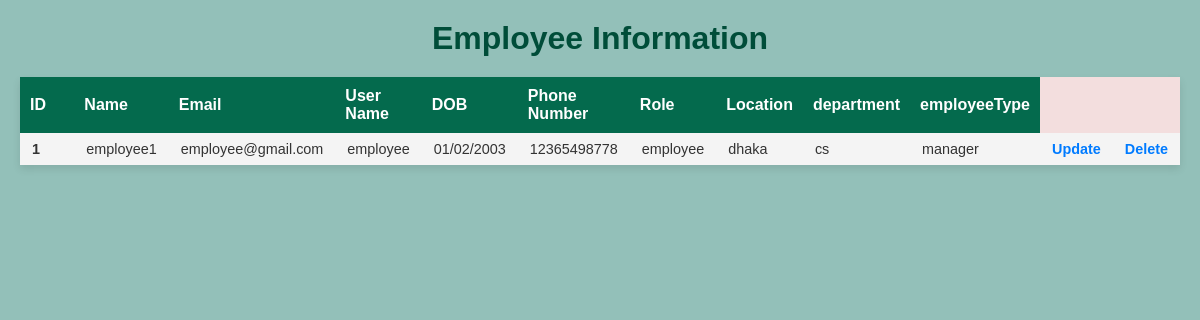
/Employee/view/show_user.php, run on an earlier commit of the app's database.
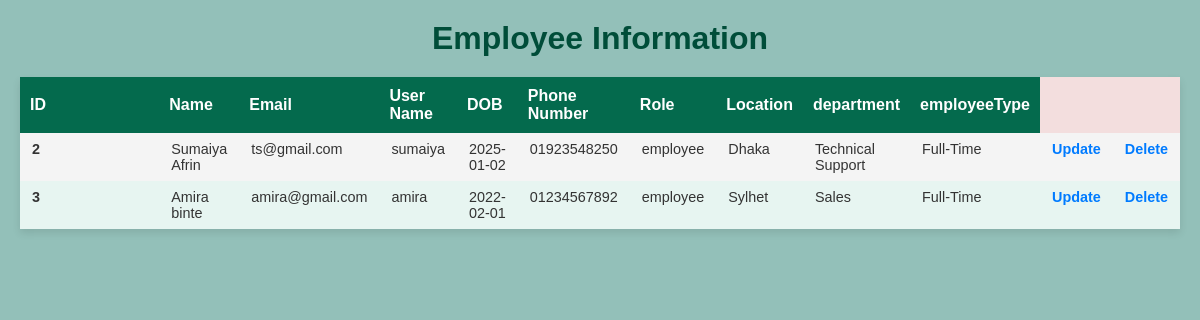
And on a later commit of the database.
### tables this page shows
CREATE TABLE `employee` (
  `employee_Id` int(100) NOT NULL,
  `name` text NOT NULL,
  `email` varchar(100) NOT NULL,
  `username` varchar(100) NOT NULL,
  `password` varchar(200) NOT NULL,
  `role` varchar(100) NOT NULL DEFAULT 'employee',
  `DOB` varchar(100) NOT NULL,
  `phoneNumber` varchar(100) NOT NULL,
  `employee_role` varchar(200) NOT NULL,
  `department` varchar(100) NOT NULL,
  `location` varchar(200) NOT NULL,
  `employeeType` varchar(100) NOT NULL,
  `status` varchar(100) NOT NULL DEFAULT 'waiting'
);

### Employee/database/db.php (called while the page is built, shortened)
<?php
class myDB{
    function showAll($tableName,$connectionObject){
        $sql = "SELECT * FROM $tableName";
        $resutlts = $connectionObject->query($sql);
        return $resutlts;
    }
}
?>

### Employee/control/show_user_control.php (the view)
<?php
include '../database/db.php';
echo "<h1>Employee Information</h1>";
$mydb = new myDB();
$conobj = $mydb->openCon();
$results =$mydb->showAll("employee",$conobj);
if ($results->num_rows > 0) {
    echo "<table class='show_table'>";
    echo "<thead>
            <tr class='table_head'>
                <th>ID</th>
                <th>Name</th>
                <th>Email</th>
                <th>User Name</th>
                <th>DOB</th>
                <th>Phone Number</th>
                <th>Role</th>
                <th>Location</th>
                <th>department</th>
                <th>employeeType</th>
            </tr>
        </thead>";
    echo "<tbody>";
    foreach ($results as $data) {
        echo "<tr class='table_row'>";
        echo "<td>" . $data['employee_Id'] . "</td>";
        echo "<td>" . $data['name'] . "</td>";
        echo "<td>" . $data['email'] . "</td>";
        echo "<td>" . $data['username'] . "</td>";
        echo "<td>" . $data['DOB'] . "</td>";
        echo "<td>" . $data['phoneNumber'] . "</td>";
        echo "<td>" . $data['role'] . "</td>";
        echo "<td>" . $data['location'] . "</td>";
        echo "<td>" . $data['department'] . "</td>";
        echo "<td>" . $data['employeeType'] . "</td>";
        echo "<td><a href='../view/update_user.php?id=" . $data["employee_Id"] . "'>Update</a></td>";
        echo "<td><a href='../view/update_user.php?id=" . $data["employee_Id"] . "'>Delete</a></td>";
        echo "</tr>";
    }
    echo "</tbody>";
    echo "</table>";
} else {
    echo "No records found.";
}
?>

### Employee/view/show_user.php (shortened to what this page needs)
<?php
include '../control/show_user_control.php';
?>
<!DOCTYPE html>
<html lang="en">
<head>
    <link rel="stylesheet" href="../styles/styles.css">
</head>
<body>
</body>
</html>

### Employee/styles/styles.css (style rules this page uses)
body { font-family: Arial, sans-serif; background-color: #93c0b9; margin: 0; padding: 20px; }
table { width: 100%; border-collapse: collapse; }
td { padding: 10px; vertical-align: top; opacity: 100%; }
td:first-child { width: 30%; font-weight: bold; color: #008359; }
a { color: #0c4783; text-decoration: none; }
.show_table { width: 100% !important; border-collapse: collapse !important; background-color: #f3dede; box-shadow: 0 4px 8px rgba(0, 0, 0, 0.1); }
.show_table thead { background-color: #046a4d; color: white; }
.table_head th { text-align: left; padding: 10px; font-size: 1em; }
.show_table tbody tr:nth-child(even) { background-color: #e7f5f1; }
.show_table tbody tr:nth-child(odd) { background-color: #f4f4f4; }
.table_row td { padding: 8px 12px; color: #333; font-size: 0.9em; }
.table_row td a { color: #007bff; text-decoration: none; font-weight: bold; }
h1 { text-align: center; color: #004d39; margin-bottom: 20px; }

What changed in the data, as far as the page shows it:
removed employee: employee_Id "1", name "employee1", email "employee@gmail.com", username "employee", DOB "01/02/2003", phoneNumber "12365498778", role "employee", location "dhaka", department "cs", employeeType "manager"
added employee: employee_Id "2", name "Sumaiya Afrin", email "ts@gmail.com", username "sumaiya", DOB "2025-01-02", phoneNumber "01923548250", role "employee", location "Dhaka", department "Technical Support", employeeType "Full-Time"
added employee: employee_Id "3", name "Amira binte", email "amira@gmail.com", username "amira", DOB "2022-02-01", phoneNumber "01234567892", role "employee", location "Sylhet", department "Sales", employeeType "Full-Time"
